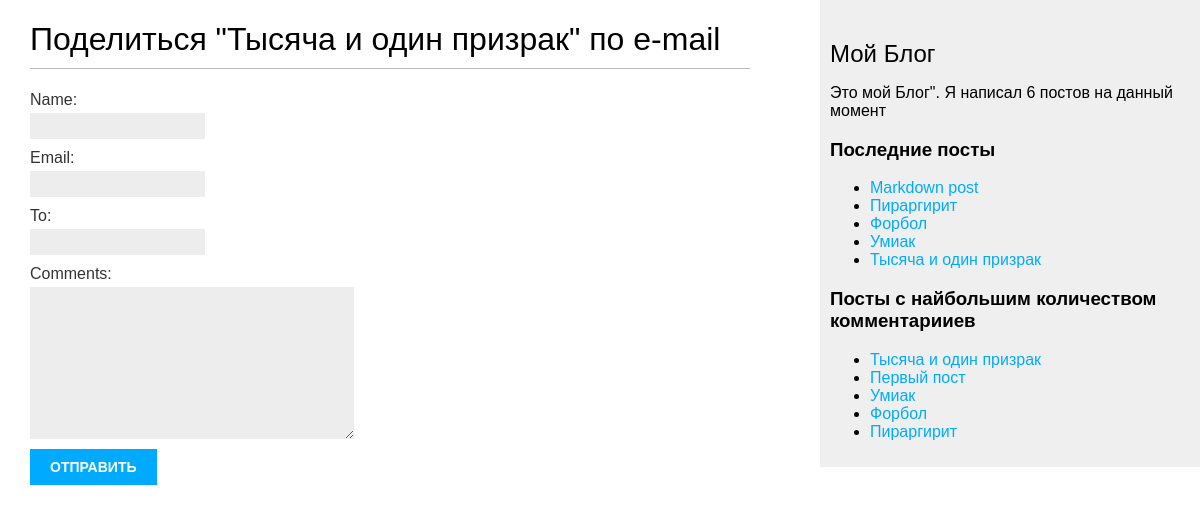
/blog/2/share/, run on the app's committed database.
### blog/models.py (models this page shows, shortened)
class Post(models.Model):
    class Status(models.TextChoices):
        DRAFT = 'DF', 'Draft'
        PUBLISHED = 'PB', 'Published'
    title = models.CharField(max_length=250, verbose_name='Заголовок')
    slug = models.SlugField(max_length=250, unique_for_date='publish', verbose_name='Слаг')
    author = models.ForeignKey(User,
                               on_delete=models.CASCADE,
                               related_name='blog_posts',
                               verbose_name='Автор')
    body = models.TextField()
    publish = models.DateTimeField(default=timezone.now, verbose_name='Дата публикации')
    created = models.DateTimeField(auto_now_add=True, verbose_name='Дата создания')
    update = models.DateTimeField(auto_now=True, verbose_name='Дата редактирования')
    status = models.CharField(max_length=2,
                              choices=Status.choices,
                              default=Status.DRAFT,
                              verbose_name="Статус")
    objects = models.Manager()  # менеджер, применяемый по умолчанию
    published = PublishedManager()  # конкретно-прикладной менеджер
    tags = TaggableManager()
    class Meta:
        ordering = ['-publish']
        indexes = [
            models.Index(fields=['-publish']),
        ]
    def get_absolute_url(self):
        return reverse('blog:post_detail',
                       args=[self.publish.year,
                             self.publish.month,
                             self.publish.day,
                             self.slug])

### blog/views.py (the view)
def post_share(request, post_id):
    post = get_object_or_404(Post,
                             id=post_id,
                             status=Post.Status.PUBLISHED)  # Извлечь пост по идентификатору id
    sent = False
    if request.method == 'POST':
        form = EmailPostForm(request.POST)
        if form.is_valid():
            cd = form.cleaned_data  # Поля формы успешно прошло валидацию. Отправить электронное письмо.
            post_url = request.build_absolute_uri(
                post.get_absolute_url())
            subject = f"{cd['name']} Рекомендовано к прочтению"\
                      f"{post.title}"
            message = f"Read {post.title} at {post_url}\n\n" \
                      f"{cd['name']}\'s comments: {cd['comments']}"
            send_mail(subject, message, 'roman.sidoruk@gmail.com',
                      [cd['to']])
            sent = True
        else:
            form = EmailPostForm()
        return render(request, 'blog/post/share.html', {'post': post,
                                                        'form': form,
                                                        'sent': sent})
    else:
        form = EmailPostForm()
    return render(request, 'blog/post/share.html', {'post': post,
                                                    'form': form})

### blog/forms.py
class EmailPostForm(forms.Form):
    name = forms.CharField(max_length=25)  # имя отправившего пост
    email = forms.EmailField()  # электронная почта отправителя
    to = forms.EmailField()  # электронная почта получателя
    comments = forms.CharField(required=False,
                               widget=forms.Textarea)  # поле комментариев

### blog/models.py (called while the page is built)
    def get_queryset(self):
        return super().get_queryset()\
            .filter(status=Post.Status.PUBLISHED)

### blog/templatetags/blog_tags.py (called while the page is built)
@register.simple_tag
def total_posts():
    return Post.published.count()

@register.inclusion_tag('blog/post/latest_posts.html')
def show_latest_posts(count=5):
    latest_posts = Post.published.order_by('-publish')[:count]
    return {'latest_posts': latest_posts}

@register.simple_tag
def get_most_commented_posts(count=5):
    return Post.published.annotate(
                total_comments=Count('comments')
            ).order_by('-total_comments')[:count]

### blog/templates/blog/post/share.html (shortened to what this page needs)
{% extends "blog/base.html" %}
{% block content %}
  {% if sent %}
    <h1>Электронное письмо успешно отправлено</h1>
    <p>
      "{{ post.title }}"был успешно отправлен {{ form.cleaned_data.to }}.
    </p>
  {% else %}
    <h1>Поделиться "{{ post.title }}" по e-mail</h1>
    <form method="post" novalidate>
      {{ form.as_p }}
      <input type="submit" value="Отправить">
    </form>
  {% endif %}
{% endblock %}

### blog/templates/blog/base.html (shortened to what this page needs)
{% load blog_tags %}
{% load static %}
<!DOCTYPE html>
<html>
<head>
  <link href="{% static "css/blog.css" %}" rel="stylesheet">
</head>
<body>
  <div id="content">
    {% block content %}
    {% endblock %}
  </div>
  <div id="sidebar">
    <h2>Мой Блог</h2>
    <p>
        Это мой Блог".
        Я написал {% total_posts %} постов на данный момент
    </p>
     <h3>Последние посты</h3>
      {% show_latest_posts %}
      <h3>Посты с найбольшим количеством комментарииев</h3>
      {% get_most_commented_posts as most_commented_posts %}
      <ul>
          {% for post in most_commented_posts %}
              <li>
                  <a href="{{ post.get_absolute_url }}">{{ post.title }}</a>
              </li>
          {% endfor %}
      </ul>
  </div>
</body>
</html>

### blog/templates/blog/post/latest_posts.html
<ul>
    {% for post in latest_posts %}
        <li>
            <a href="{{ post.get_absolute_url }}">{{ post.title }}</a>
        </li>
    {% endfor %}
</ul>

### blog/static/css/blog.css (style rules this page uses)
body { margin:0; padding:0; font-family:helvetica, sans-serif; }
a { color:#00abff; text-decoration:none; }
h1 { font-weight:normal; border-bottom:1px solid #bbb; padding:0 0 10px 0; }
h2 { font-weight:normal; margin:30px 0 0; }
#content { float:left; width:60%; padding:0 0 0 30px; }
#sidebar { float:right; width:30%; padding:10px; background:#efefef; height:100%; }
label { float:left; clear:both; color:#333; margin-bottom:4px; }
input, textarea { clear:both; float:left; margin:0 0 10px; background:#ededed; border:0; padding:6px 10px; font-size:12px; }
input[type=submit] { font-weight:bold; background:#00abff; color:#fff; padding:10px 20px; font-size:14px; text-transform:uppercase; }

### data on the page
Post: title "Тысяча и один призрак"
Post: title "Markdown post"
Post: title "Пираргирит"
Post: title "Форбол"
Post: title "Умиак"
Post: title "Первый пост"
